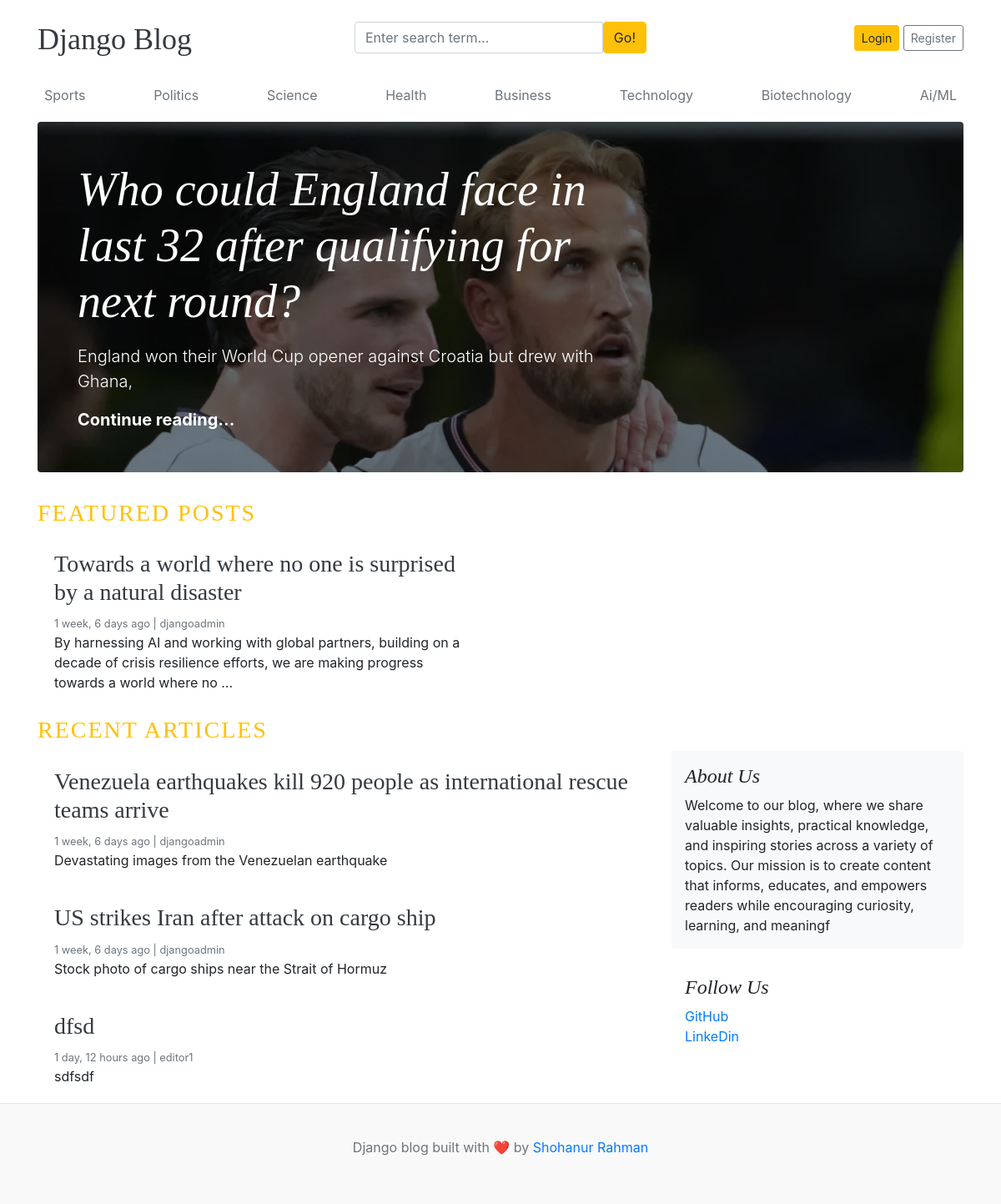
The page / on the database its author committed.
### blogs/models.py (models this page shows, shortened)
class Category(models.Model):
    category_name = models.CharField(max_length=50)
    created_at = models.DateTimeField(auto_now_add=True)
    updated_at = models.DateTimeField(auto_now=True)
    class Meta:
        verbose_name_plural = "Categories"

class Blog(models.Model):
    title = models.CharField(max_length=100)
    slug = models.SlugField(max_length=150, unique=True, blank=True)
    category = models.ForeignKey(Category, on_delete=models.CASCADE)
    author = models.ForeignKey(User, on_delete=models.CASCADE)
    featured_image = models.ImageField(upload_to='uploads/%Y/%m/%d/', blank=True)
    short_description = models.TextField(max_length=500)
    blog_body = models.TextField(max_length=2000)
    status = models.CharField(max_length=20, choices=STATUS_CHOICES, default="Draft")
    is_featured = models.BooleanField(default=False)
    created_at = models.DateTimeField(auto_now_add=True)
    updated_at = models.DateTimeField(auto_now=True)

### assignments/models.py (models this page shows, shortened)
class About(models.Model):
    about_heading = models.CharField(max_length=100)
    about_description = models.TextField(max_length=255)
    created_at = models.DateTimeField(auto_now_add=True)
    updated_at = models.DateTimeField(auto_now=True)
    class Meta:
        verbose_name_plural = "About"

class SocialLink(models.Model):
    platform = models.CharField(max_length=25)
    link = models.URLField(max_length=200)
    created_at = models.DateTimeField(auto_now_add=True)
    updated_at = models.DateTimeField(auto_now=True)

### blog_main/views.py (the view)
# urls.py: 2. Add a URL to urlpatterns:  path('', views.home, name='home')
def home(request):
    featured_posts = Blog.objects.filter(is_featured=True, status='Published').order_by('updated_at')
    posts = Blog.objects.filter(is_featured=False, status='Published').order_by('updated_at')
    try:
        about = About.objects.get()
    except:
        about = None
    context = {
        "featured_posts": featured_posts,
        "posts": posts,
        "about": about,
    }
    return render(request, "home.html", context)

### blogs/context_processors.py (called while the page is built)
def get_categories(request):
    categories = Category.objects.all()
    return dict(categories=categories)

def get_social_links(request):
    social_links = SocialLink.objects.all()
    return dict(social_links=social_links)

### templates/home.html
{% extends "base.html" %}
{% block content %}
    {% for post in featured_posts %}
    {% if forloop.first %}
    <div class="jumbotron p-3 p-md-5 text-white rounded bg-dark" style="
          background-image: url({{ post.featured_image.url }});
          background-blend-mode: overlay;
          background-size: cover;
        ">
      <div class="col-md-8 px-0">
        <h1 class="display-4 font-italic">
          {{ post.title }}
        </h1>
        <p class="lead my-3">
          {{ post.short_description | truncatewords:20 }}
        </p>
        <p class="lead mb-0">
          <a href="{% url 'blogs' slug=post.slug %}" class="text-white font-weight-bold">
            Continue reading...
          </a>
        </p>
      </div>
    </div>
    {% endif %}
    {% endfor %}
    <h3 class="text-uppercase text-warning" style="letter-spacing: 2px;">Featured Posts</h3>
    <div class="row mb-2">
      {% for post in featured_posts %}
      {% if not forloop.first %}
      <div class="col-md-6">
        <div class="card border-0">
          <div class="card-body">
            <h3><a href="{% url 'blogs' slug=post.slug %}" class="text-dark"> {{ post.title }}</a></h3>
            <small class="mb-1 text-muted"> {{ post.created_at | timesince }} ago | {{ post.author }} </small>
            <p class="card-text">
              {{ post.short_description | truncatewords:25 }}
            </p>
          </div>
        </div>
      </div>
      {% endif %}
      {% endfor %}
    </div>
    <h3 class="text-uppercase text-warning" style="letter-spacing: 2px;">Recent Articles</h3>
    <main role="main" class="container p-0">
      <div class="row">
        <div class="col-md-8 blog-main">
          {% for post in posts %}
          <div class="card border-0">
          <div class="card-body">
            <h3><a href="{% url 'blogs' slug=post.slug %}" class="text-dark"> {{ post.title }}</a></h3>
            <small class="mb-1 text-muted"> {{ post.created_at | timesince }} ago | {{ post.author }} </small>
            <p class="card-text">
              {{ post.short_description | truncatewords:20 }}
            </p>
          </div>
        </div>
        {% endfor %}
      </div>
        <aside class="col-md-4 blog-sidebar">
          <div class="p-3 mb-3 bg-light rounded">
            <h4 class="font-italic">{{ about.about_heading }}</h4>
            <p class="mb-0">
              {{about.about_description }}
            </p>
          </div>
          {% if social_links %}
          <div class="p-3">
            <h4 class="font-italic">Follow Us</h4>
            <ol class="list-unstyled">
              {% for link in social_links %}
              <li><a href="{{ link.link }}" target="_blank">{{ link.platform }}</a></li>
              {% endfor %}
            </ol>
          </div>
          {% endif %}
        </aside>
      </div>
    </main>
  </div>
  {% endblock %}

### templates/base.html (shortened to what this page needs)
{% load static %}
<!doctype html>
<html lang="en">
<head>
  <link href="https://getbootstrap.com/docs/4.0/dist/css/bootstrap.min.css" rel="stylesheet" />
  <link href="{% static 'css/blog.css' %}" rel="stylesheet" />
  <link rel="stylesheet" href="https://cdnjs.cloudflare.com/ajax/libs/font-awesome/4.7.0/css/font-awesome.min.css">
</head>
<body>
  <div class="container">
    <header class="blog-header py-3">
      <div class="row flex-nowrap justify-content-between align-items-center">
        <div class="col-4 pt-1">
          <a class="blog-header-logo text-dark" href="/">Django Blog</a>
        </div>
        <div class="col-4">
          <form action="{% url 'search' %}" method="GET">
            <div class="input-group">
                <input class="form-control" type="text" name="keyword" value="{{ keyword }}" placeholder="Enter search term..." aria-label="Enter search term..." aria-describedby="button-search" />
                <button type="submit" class="btn btn-warning" id="button-search" type="button">Go!</button>
            </div>
          </form>
        </div>
        <div class="col-4 d-flex justify-content-end align-items-center">
          {% if not user.is_authenticated %}
          <a class="btn btn-sm btn-warning" href="{% url 'login' %}">Login</a>
          <a class="btn btn-sm btn-outline-secondary" href="{% url 'register' %}">Register</a>
          {% endif %}
        </div>
      </div>
    </header>
    <div class="nav-scroller py-1 mb-2">
      <nav class="nav d-flex justify-content-between">
        {% for cat in categories %}
        <a class="p-2 text-muted" href="{% url 'post_by_category' cat.id %}">{{ cat.category_name }}</a>
        {% endfor %}
      </nav>
    </div>
{% block content %}
{% endblock %}
   <footer class="blog-footer">
    <p>
      Django blog built with ❤️ by
      <a href="#">Shohanur Rahman</a>
    </p>
  </footer>
</body>
</html>

### blog_main/static/css/blog.css (style rules this page uses)
.blog-header-logo { font-family: "Playfair Display", Georgia, "Times New Roman", serif; font-size: 2.25rem; }
h1, h2, h3, h4, h5, h6 { font-family: "Playfair Display", Georgia, "Times New Roman", serif; }
.blog-footer { padding: 2.5rem 0; color: #6c757d; text-align: center; background-color: #f9f9f9; border-top: 1px solid #e5e5e5; }

### rows shown on the page
Category: category_name "Sports"
Category: category_name "Politics"
Category: category_name "Science"
Category: category_name "Health"
Category: category_name "Business"
Category: category_name "Technology"
Category: category_name "Biotechnology"
Category: category_name "Ai/ML"
Blog: featured_image (picture), title "Who could England face in last 32 after qualifying for next round?", short_description "England won their World Cup opener against Croatia but drew with Ghana,"
Blog: title "Towards a world where no one is surprised by a natural disaster", created_at "1 week, 6 days", author "djangoadmin", short_description "By harnessing AI and working with global partners, building on a decade of crisis resilience efforts, we are making progress towards a world where no …"
Blog: title "Venezuela earthquakes kill 920 people as international rescue teams arrive", created_at "1 week, 6 days", author "djangoadmin", short_description "Devastating images from the Venezuelan earthquake"
Blog: title "US strikes Iran after attack on cargo ship", created_at "1 week, 6 days", author "djangoadmin", short_description "Stock photo of cargo ships near the Strait of Hormuz"
Blog: title "dfsd", created_at "1 day, 12 hours", author "editor1", short_description "sdfsdf"
About: about_heading "About Us", about_description "Welcome to our blog, where we share valuable insights, practical knowledge, and inspiring stories across a variety of topics. Our mission is to create content that informs, educates, and empowers readers while encouraging curiosity, learning, and meaningf"
SocialLink: platform "GitHub"
SocialLink: platform "LinkeDin"
